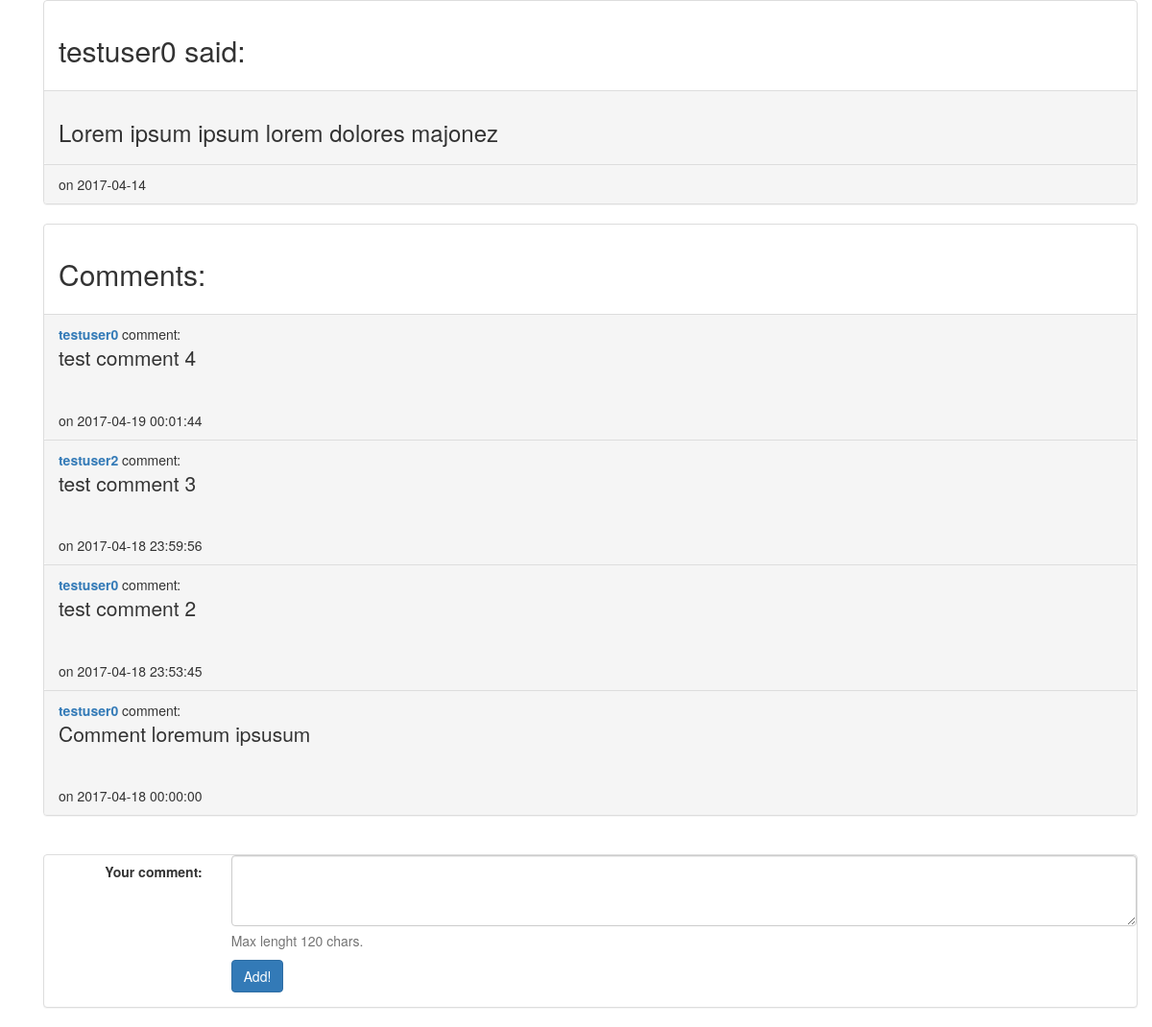
The app's page /tweet.php?tweetId=1, older data.
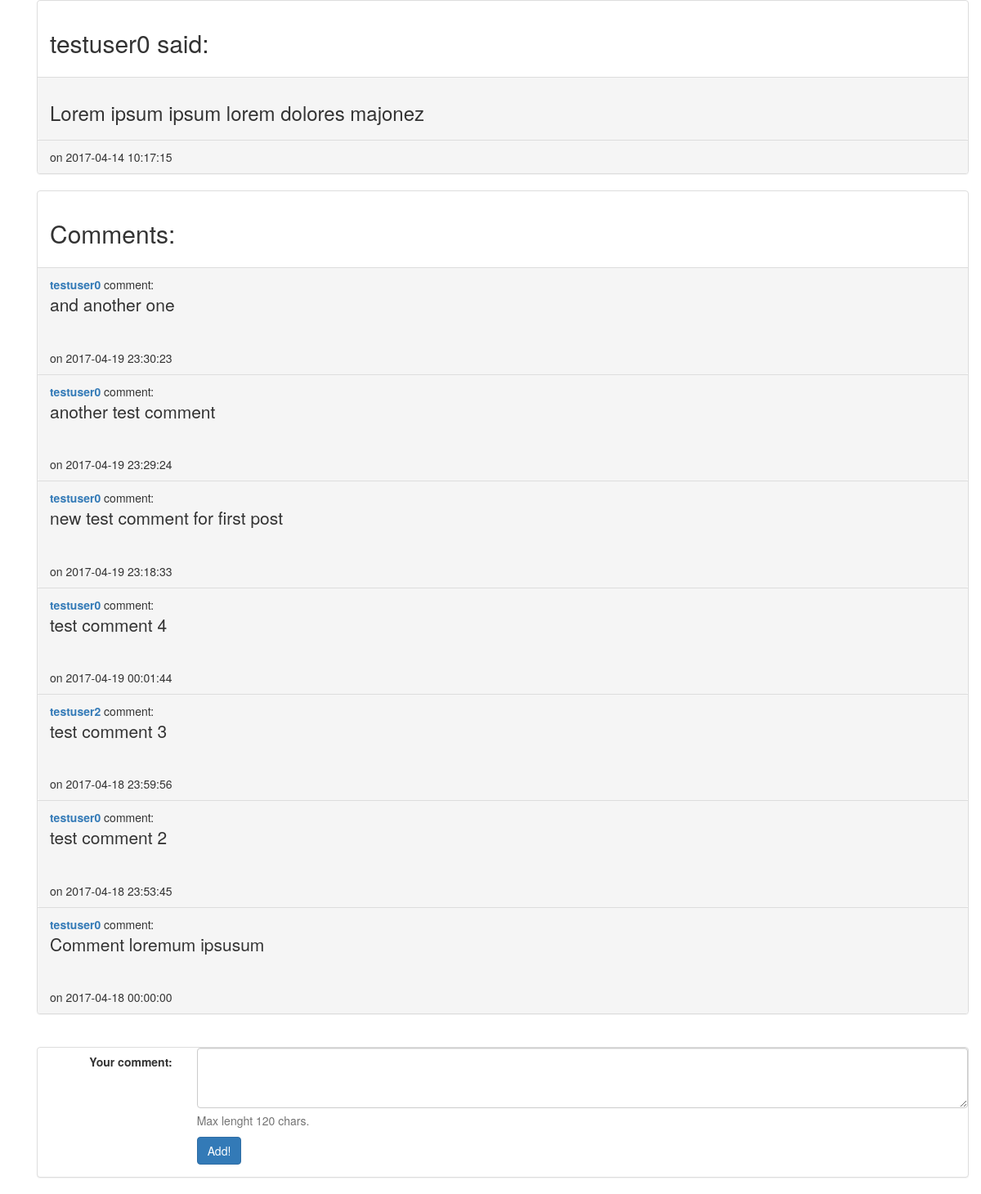
The same page, newer data.
### tables this page shows
CREATE TABLE `Users` (
  `id` int(11) NOT NULL,
  `email` varchar(255) NOT NULL,
  `username` varchar(255) NOT NULL,
  `hash_pass` varchar(60) NOT NULL
);

CREATE TABLE `Tweets` (
  `id` int(11) NOT NULL,
  `userId` int(11) NOT NULL,
  `text` varchar(120) NOT NULL,
  `creationDate` datetime NOT NULL
);

CREATE TABLE `Comments` (
  `id` int(11) NOT NULL,
  `tweetId` int(11) DEFAULT NULL,
  `authorId` int(11) DEFAULT NULL,
  `content` varchar(255) DEFAULT NULL,
  `createDate` datetime DEFAULT NULL
);

### src/Tweet.php (called while the page is built, shortened)
<?php
class Tweet {
    private $userId;
    private $text;
    private $creationdate;
    public function __construct($id) {
        $this->userId = null;
        $this->text = null;
        $this->creationdate = null;
    }
    public function setUserId($userId) {
        $this->userId = $userId;
    }
    public function setText($text) {
        $this->text = $text;
    }
    public function setCreationdate($creationdate) {
        $this->creationdate = $creationdate;
    }
    public function getUserId() {
        return $this->userId;
    }
    public function getText() {
        return $this->text;
    }
    public function getCreationdate() {
        return $this->creationdate;
    }
    static public function loadTweetById(PDO $conn, $id) {
        $stmt = $conn->prepare('SELECT * FROM Tweets WHERE id=:id');
        $result = $stmt->execute(['id' => $id]);
        if ($result === true && $stmt->rowCount() == 1) {
            $row = $stmt->fetch();
            $loadedTweet = new Tweet($row['id']);
            $loadedTweet->setUserId($row['userId']);
            $loadedTweet->setText($row['text']);
            $loadedTweet->setCreationdate($row['creationDate']);
            return $loadedTweet;
        }
    }
}

### src/User.php (called while the page is built, shortened)
<?php
class User
{
    protected $id;
    private $username;
    public function __construct() {
        $this->id = -1;
        $this->username = '';
    }
    public function getId() {
        return $this->id;
    }
    public function getUsername() {
        return $this->username;
    }
    public function setUsername($username) {
        $this->username = $username;
    }
    static public function loadUserById(PDO $conn, $id) {
        $stmt = $conn->prepare('SELECT * FROM Users WHERE id=:id');
        $result = $stmt->execute(['id' => $id]);
        if ($result === true && $stmt->rowCount() == 1) {
            $row = $stmt->fetch(PDO::FETCH_ASSOC);
            $loadedUser = new User();
            $loadedUser->id = $row['id'];
            $loadedUser->setUsername($row['username']);
            $loadedUser->setHashPass($row['hash_pass']);
            $loadedUser->setEmail($row['email']);
            return $loadedUser;
        }
    }
}

### src/Comment.php (called while the page is built, shortened)
<?php
class Comment {
    private $authorId;
    private $content;
    private $createDate;
    public function __construct($id = 0) {
        $this->authorId = null;
        $this->content = null;
        $this->createDate = null;
    }
    public function getAuthorId() {
        return $this->authorId;
    }
    public function getContent() {
        return $this->content;
    }
    public function getCreateDate() {
        return $this->createDate;
    }
    public function setAuthorId($authorId) {
        $this->authorId = $authorId;
    }
    public function setContent($content) {
        $this->content = $content;
    }
    public function setCreateDate($createDate) {
        $this->createDate = $createDate;
    }
    static public function loadCommentsByTweetId(PDO $conn, $tweetId) {
        $result = $conn->query('SELECT * FROM Comments WHERE tweetId = '.$tweetId.' ORDER BY createDate DESC');
        $array = [];
        if ($result != false && $result->rowCount() > 0) {
            $allComments = $result->fetchAll();
            foreach ($allComments as $row) {
                $loadedComment = new Comment($row['id']);
                $loadedComment->setAuthorId($row['authorId']);
                $loadedComment->setTweetId($row['tweetId']);
                $loadedComment->setContent($row['content']);
                $loadedComment->setCreateDate($row['createDate']);
                $array[]=$loadedComment;
            }
            return $array;
        }
        else {
            return false;
        }
    }
}

### tweet.php (the view, shortened to what this page needs)
<?php
include __DIR__ . '/header.php';
require_once __DIR__ . '/src/UserExtended.php';
require_once __DIR__ . '/src/Tweet.php';
require_once __DIR__ . '/src/Comment.php';
require_once __DIR__ . '/connection.php';
echo '<div class="container"><div class="container">';
if ($_SERVER['REQUEST_METHOD'] == 'GET') {
    if (isset ($_GET['tweetId'])) {
        $tweetId = intval($_GET['tweetId']);
        $tweet = Tweet::loadTweetById($conn, $tweetId);
        $allComments = Comment::loadCommentsByTweetId($conn, $tweetId);
        if ($tweet != null) {
            $author = User::loadUserById($conn, $tweet->getUserId());
            $authorName = $author->getUsername();
            echo '<div class="panel panel-default"><div class="panel-body">';
            echo '<h2>'.$authorName.' said:</h2>';
            echo '</div><div class="panel-footer"><h3>';
            echo $tweet->getText();
            echo '</h3></div><div class="panel-footer">on '.$tweet->getCreationdate();
            echo '</div></div>';
            if ($allComments != null) {
                echo '<div class="panel panel-default"><div class="panel-body"><h2>Comments:</h2></div>';
                foreach ($allComments as $comment) {
                    $commentAuthor = User::loadUserById($conn, $comment->getAuthorId());
                    echo '<div class="panel-footer"><b>';
                    echo '<a href="user.php?userId='.$commentAuthor->getId().'">';
                    echo $commentAuthor->getUsername().'</a></b> comment:<br><p class="lead">'.$comment->getContent().'</p><br>on '.$comment->getCreateDate();
                    echo '</div>';
                    }
            }
            else {
                echo '<div class="panel panel-default"><div class="panel-body"><h3>No comments yet.</h3></div></div>';
            }
            ?>
                    </div><br>
                    <div class="panel panel-default">
                    <form class="form-horizontal" action="addComment.php" method="POST">
                    <fieldset>
                    <div class="form-group">
                    <label for="commentText" class="col-lg-2 control-label">Your comment:</label>
                    <div class="col-lg-10">
                    <textarea class="form-control" rows="3" name="commentText" id="commentText" maxlength="120"></textarea>
                    <span class="help-block">Max lenght 120 chars.</span>
                    <button type="submit" class="btn btn-primary">Add!</button>
                    </div>
                    </div>
                    </fieldset>
                    </form></div>
                <?php
            echo '<div>';
        }
        else {
            echo 'Błedne ID postu <br><a href="index.php">Wróc na stronę główną</a>';
        }
    }
}
echo '</div></div>';
include __DIR__ . '/footer.php';

### header.php (shortened to what this page needs)
<!DOCTYPE html>
<html lang="en">
  <head>
    <link rel="stylesheet" href="https://maxcdn.bootstrapcdn.com/bootstrap/3.3.7/css/bootstrap.min.css">
  </head>
  <body>

Row changes from the older to the newer data that the page shows:
changed tweets "Lorem ipsum ipsum lorem dolores majonez": creationDate "2017-04-14" → "2017-04-14 10:17:15"
added comments: authorId.username "testuser0", content "and another one", createDate "2017-04-19 23:30:23"
added comments: authorId.username "testuser0", content "another test comment", createDate "2017-04-19 23:29:24"
added comments: authorId.username "testuser0", content "new test comment for first post", createDate "2017-04-19 23:18:33"
